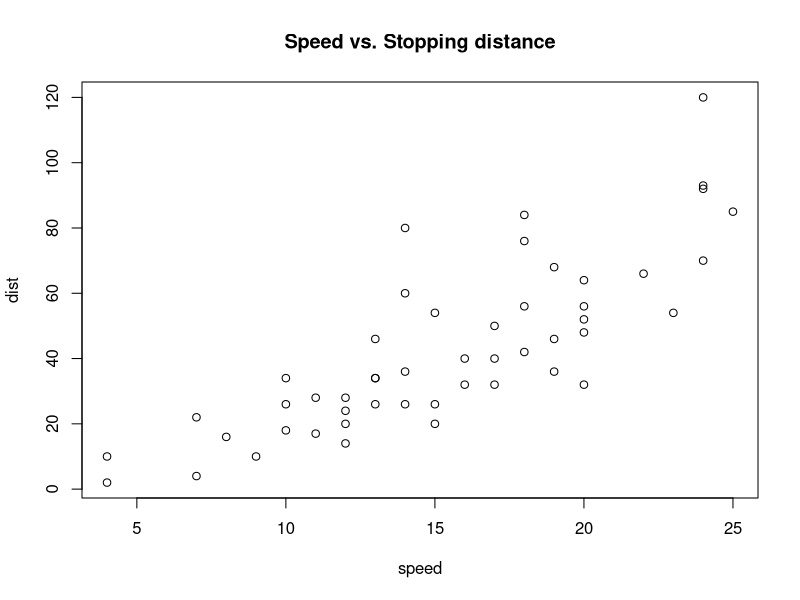
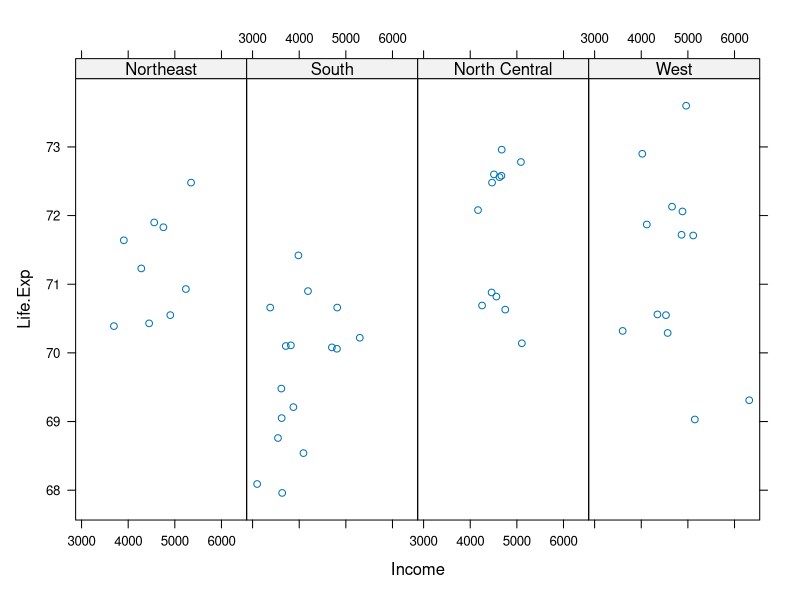
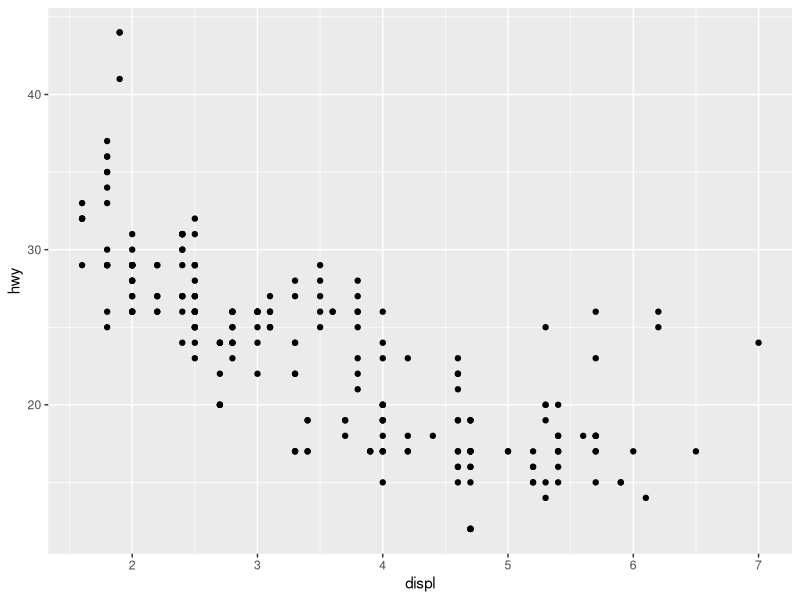
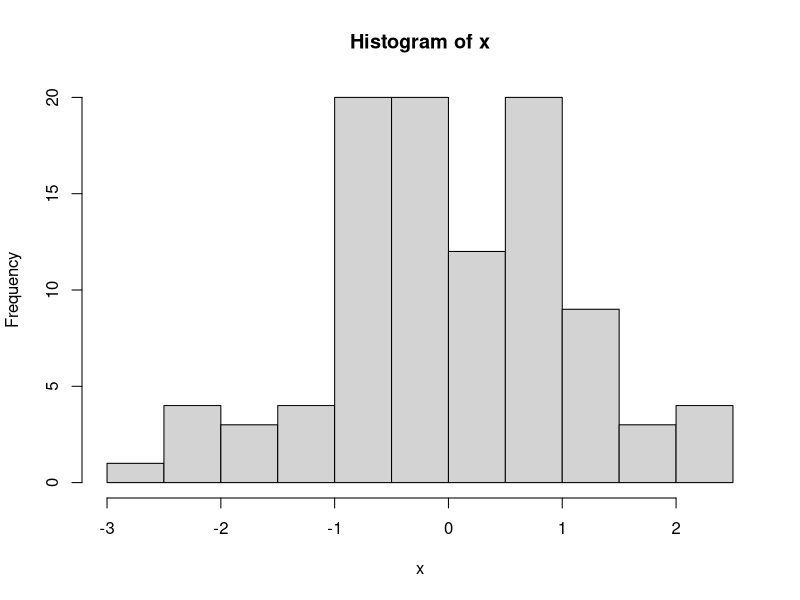
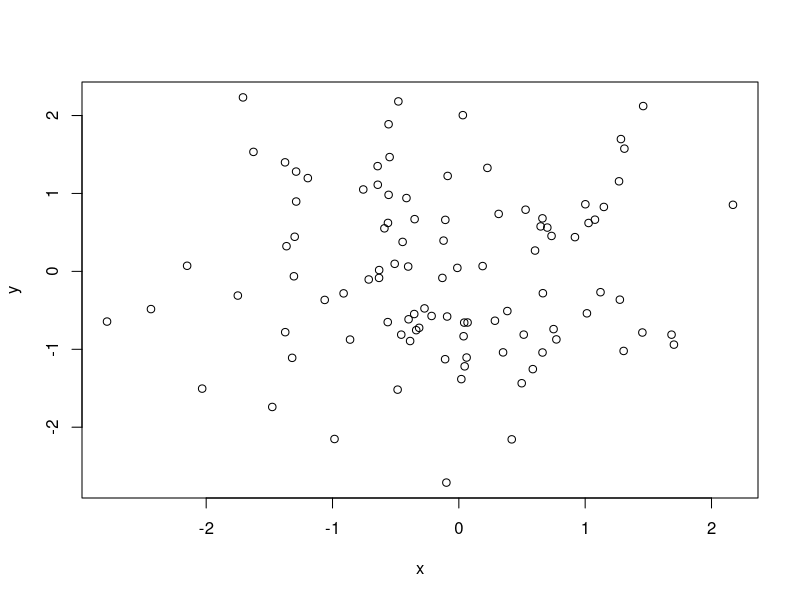
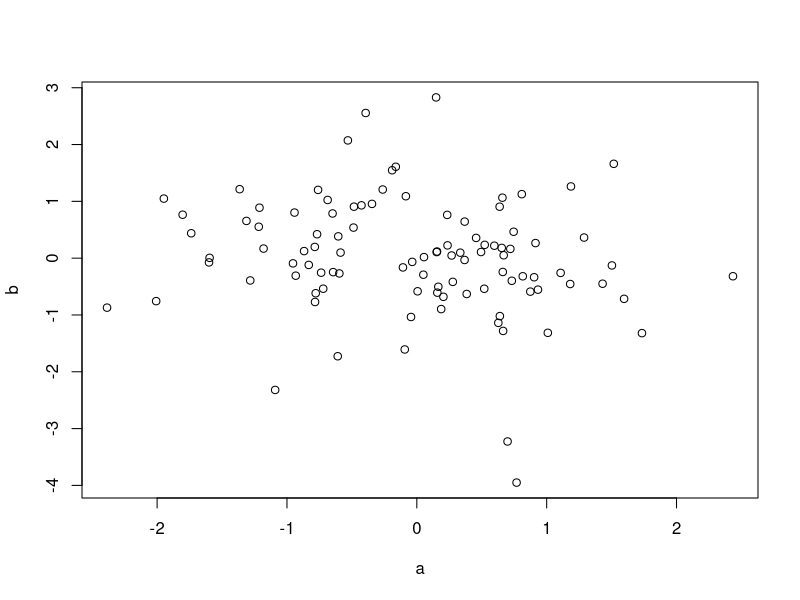
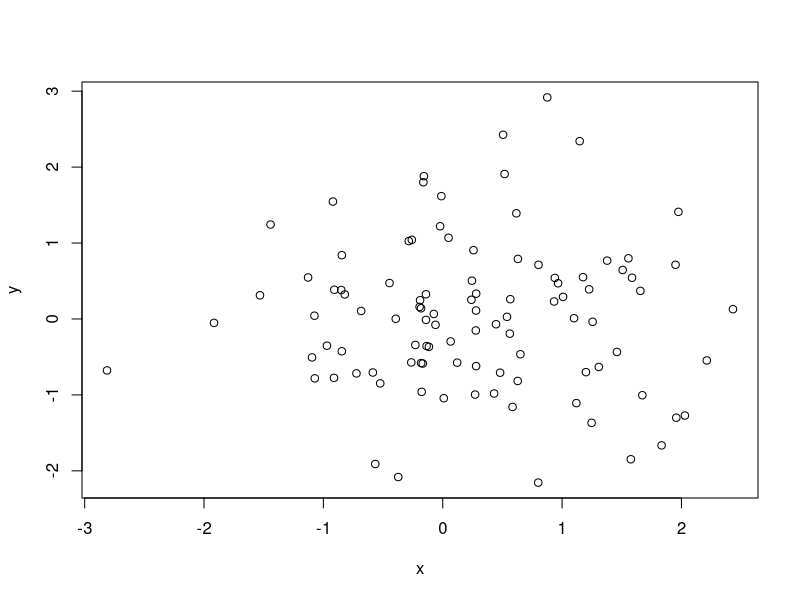
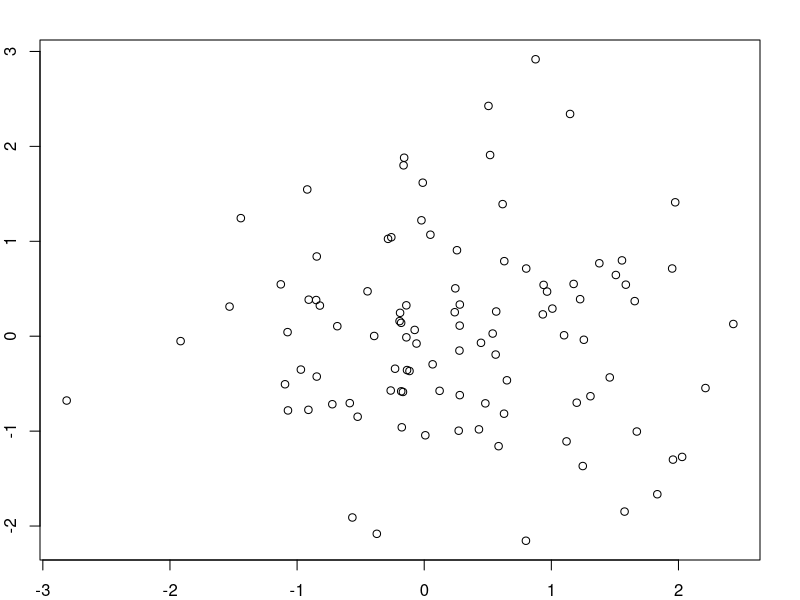

Reproduce these figures in R, in order.
## ---- chunk 1
knitr::opts_chunk$set(echo = TRUE)
## ---- chunk 2
 data(cars)
 
 ## Create the plot / draw canvas
 with(cars, plot(speed, dist))
 
 ## Add annotation
 title("Speed vs. Stopping distance")
 
## ---- chunk 3
library(lattice)

state <- data.frame(state.x77, region = state.region)
xyplot(Life.Exp ~ Income | region, data = state, layout = c(4, 1))
 
## ---- chunk 4
library(ggplot2)

data(mpg)
qplot(displ, hwy, data = mpg)
 
## ---- chunk 5

# 100 random numbers using  normal distribution 
x<-rnorm(100)

# Histogram
hist(x)

## ---- chunk 6

# 100 random numbers using  normal distribution 
x <- rnorm(100)
y <- rnorm(100)

# Scatter Plot
plot(x,y)

# Scatter Plot Practice
a <- rnorm(100)
b <- rnorm(100)
plot(a,b)

## ---- chunk 7

# 100 random numbers using  normal distribution 
x <- rnorm(100)
y <- rnorm(100)

# Scatter Plot Before Applying Margin (Default Margin)
plot(x,y)
## ---- chunk 8
# Adding Margin to Scatter Plot
par(mar = c(2,2,2,2))

# Scatter Plot After Applying Margin
plot(x,y)

## ---- chunk 9

# 100 random numbers using  normal distribution 
x <- rnorm(100)
y <- rnorm(100)


# Scatter Plot using pch=20
plot(x,y,pch=20)

# Scatter Plot using pch=15
plot(x,y,pch=15)

# Scatter Plot using pch=10
plot(x,y,pch=10)

# Scatter Plot using pch=5
plot(x,y,pch=5)
## ---- chunk 10
# 100 random numbers using  normal distribution 
x <- rnorm(100)
y <- rnorm(100)

# Scatter Plot
plot(x,y)

# Adding Title to Plot
title("My Scatterplot 1")

## ---- chunk 11
# 100 random numbers using  normal distribution 
x <- rnorm(100)
y <- rnorm(100)

# Scatter Plot along with title
plot(x,y, main="Scatterplot 2")

## ---- chunk 12
# 100 random numbers using  normal distribution 
x <- rnorm(100)
y <- rnorm(100)

# Scatter Plot
plot(x,y,pch=8)

# Adding Text in a Plot
text(-2,-1,"MyText")

## ---- chunk 13
# 100 random numbers using  normal distribution 
x <- rnorm(100)
y <- rnorm(100)

# Scatter Plot
plot(x,y,pch=8)

# Adding Legend to a Plot
legend("topleft",legend = "Data", pch = 8)

## ---- chunk 14
#define dataset

df <- data.frame(x = c(1,1,2,3,4,4,5,6,7,7,8,9,10,10,11),
                 y = c(12,13,16,11,22,24,25,24,24,27,30,32,35,38,40))

#plot x and y values in dataset
plot(df$x, df$y, pch = 15)
## ---- chunk 15
# To add a horizontal line at the value y = 25
plot(df$x, df$y, pch = 15)

abline(h = 25, col = 'blue', lwd = 2)
## ---- chunk 16
#create scatterplot for x and y
plot(df$x, df$y, pch = 18)

#create horizontal line at mean value of y
abline(h = mean(df$y), col='blue', lwd = 2)

#create horizontal lines at one standard deviation above and below the mean value
abline(h = mean(df$y) + sd(df$y), col = 'red', lwd = 3, lty = 2)
abline(h = mean(df$y) - sd(df$y), col = 'red', lwd = 3, lty = 2)

## ---- chunk 17
# To add a vertical line at the value x = 6
plot(df$x, df$y, pch = 15)

abline(v = 6, col = 'blue', lwd = 2)
## ---- chunk 18

#make this example reproducible
set.seed(0)

#create dataset with 1000 random values normally distributed with mean = 10, sd = 2
data <- rnorm(1000, mean = 10, sd = 2)

#create histogram of data values
hist(data, col = 'steelblue')

#draw a vertical dashed line at the mean value
abline(v = mean(data), lwd = 3, lty = 2)

## ---- chunk 19
#create scatterplot of x and y values
plot(df$x, df$y)

#fit a linear regression model to the data
reg_model <- lm(y ~ x, data = df)

#add the fitted regression line to the scatterplot
abline(reg_model)

## ---- chunk 20
#define dataset
df <- data.frame(x = c(1,1,2,3,4,4,5,6,7,7,8,9,10,10,11),
                 y = c(12,13,16,11,22,24,25,24,24,27,30,32,35,38,40))

#plot x and y values in dataset
plot(df$x, df$y, xlim = c(0,10), ylim = c(0,40))

#fit a linear regression model to the data
reg_model <- lm(y ~ x, data = df)
print(reg_model)
print(class(reg_model))
print(typeof(reg_model))

#define intercept and slope values
a <- coefficients(reg_model)[1] #intercept
b <- coefficients(reg_model)[2] #slope

print(a)
print(b)

#add the fitted regression line to the scatterplot
abline(a=a, b=b)

## ---- chunk 21

# y=2+5x
plot(1,type = "n", xlab = "The slope is positive 5. When x increases by 1, y increases by 5.The y-intercept is 2.",ylab = "",  xlim = c(0,4), ylim = c(0,20))

text(1,10,"y=2+5x")
abline(a=2, b=5)

# y=7.2-0.4x
plot(1,type = "n", xlab = "The slope is negative 0.4. When x increases by 1, y decreases by 0.4. The y-intercept is 7.2.",ylab = "",  xlim = c(0,4), ylim = c(0,8))

text(1,6,"y=7.2-0.4x")
abline(a=7.2, b=-0.4)

# y=-4
plot(1,type = "n", xlab = "The slope is 0. When x increases by 1, y neither increases/decreases. The y-intercept is -4.",ylab = "",  xlim = c(0,4), ylim = c(1,-5))

text(1,-3.5,"y=-4")
abline(a=-4, b=0, col="blue")

## ---- chunk 22

# y=130+4.3x
plot(1,type = "n", xlab = "hours of in-house training",ylab = "score on a job skills test",  xlim = c(0,15), ylim = c(120,220))

title("Job Performance Prediction Model")

text(5,135,"y=130+4.3x")
abline(a=130, b=4.3, col="red")
grid (3,5, lty = 6, col = "cornsilk2")

## ---- chunk 23

# 100 random numbers 
x <- rnorm(100)
y <- rnorm(100)
z <- rpois(100,2)

## ---- chunk 24
par(mfrow = c(2,1))
plot(x,y,pch=20)
plot(x,z,pch=20)
## ---- chunk 25

par(mfrow = c(1,2))
plot(x,y,pch=20)
plot(x,z,pch=20)

## ---- chunk 26

par(mfrow = c(2,2))
plot(x,y,pch=20, main = "First")
plot(x,z,pch=20, main = "Second")
plot(y,x,pch=20, main = "Third")
plot(z,x,pch=20, main = "Forth")

## ---- chunk 27

par(mfcol = c(2,2))
plot(x,y,pch=20, main = "First")
plot(x,z,pch=20, main = "Second")
plot(y,x,pch=20, main = "Third")
plot(z,x,pch=20, main = "Forth")

## ---- chunk 28

# Plot of random numbers
x <- rnorm(100)
y <- x + rnorm(100)

plot(x,y)

# Factor Object containing Male and Female data

g <- gl(2,50, labels = c("Male","Female"))

print(g)
## ---- chunk 29

# Blank Plot
plot(x,y, type = "n")

# Add Male points to graph
points(x[g=="Male"],y[g=="Male"], col = "light blue",pch=19)

# Add Female points to graph
points(x[g=="Female"],y[g=="Female"], col = "pink", pch=19)

## ---- chunk 30

library(datasets)

with(faithful,plot(eruptions,waiting)) ## Make plot appear on screen device
title(main= "Old Faithful Geyser data") ## Annotate plot

## ---- chunk 31

library(datasets)

pdf(file = "myplot.pdf") ## Open PDF file; create 'myplot.pdf' in working directory

with(faithful,plot(eruptions,waiting)) ## Create plot and send to a file (no plot appears on screen device)

title(main= "Old Faithful Geyser data") ## Annotate plot; still nothing on screen

dev.off() ## Close the PDF file device; Now the 'myplot.pdf' will appear on the screen.

## ---- chunk 32
# Open first device and plot data1
windows()
data1 <- 1:10
plot(data1,main="FIRST")
 
# Open second device and plot data2
windows()
data2 <- rnorm(10)
plot(data2, main="SECOND")


# 1. Currently active device `dev.cur()`
dev.cur()

# 2. Setting active device `dev.set(<integer>)`

## set active device and draw line1
dev.set(3)
abline(0,1, col = "red")

# 3. Switching active device `dev.prev()` & `dev.next()`

## Switch active device and draw line2
dev.set(dev.next())
abline(h = mean(data2), col = "red")

## Switch active device and draw legend
dev.set(dev.prev())
abline(0,1, col = "green", lwd=5)
legend("topleft",legend = "Data", pch = 1)

## ---- chunk 33
library(datasets)
 
## Create plot on screen device
with(faithful, plot(eruptions, waiting))  
 
## Add a main title
title(main = "Old Faithful Geyser data")  
 
## Copy my plot to a PNG file
dev.copy(png, file = "geyserplot.png")  

## Don't forget to close the PNG device!
dev.off()  

## ---- chunk 34
pollution <- read.csv("data/avgpm25.csv", colClasses = c("numeric","character","factor","numeric","numeric"))
head(pollution)
## ---- chunk 35
  summary(pollution$pm25)
## ---- chunk 36
  boxplot(pollution$pm25, col = "blue")

    # Overlaying Feature
  
    boxplot(pollution$pm25, col = "blue")
    abline(h=12)
  
    boxplot(pollution$pm25, col = "blue")
    abline(h=c(11,12,13))
## ---- chunk 37
  hist(pollution$pm25, col = "green")
  rug(pollution$pm25)
  
    # Histogram with change breaks
  
    hist(pollution$pm25, col = "green", breaks = 100)
    rug(pollution$pm25)
  
    # Overlaying Feature
  
    hist(pollution$pm25, col = "green")
    abline(v = 12,lwd = 2)
    abline(v = median(pollution$pm25), col = "magenta", lwd = 4)
## ---- chunk 38
  barplot(table(pollution$region), col = "wheat", main = "Number of Counties in Each Region")
## ---- chunk 39
pollution <- read.csv("data/avgpm25.csv", colClasses = c("numeric","character","factor","numeric","numeric"))
head(pollution)
## ---- chunk 40
  boxplot(pm25 ~ region,data = pollution, col = "red")
## ---- chunk 41
  par(mfrow = c(2,1),mar = c(4,4,2,1) )
  hist(subset(pollution, region == "east")$pm25, col = "green")
  hist(subset(pollution, region == "west")$pm25, col = "green")
## ---- chunk 42
  with(pollution, plot(latitude, pm25))
  abline(h = 12, lwd = 2, lty = 2)
  
  # 3.1 Scatterplot - Using Color
  with(pollution, plot(latitude, pm25, col = region))
  abline(h = 12, lwd = 2, lty = 2)
   
  # 3.2 Multiple Scatterplots
  par(mfrow = c(1,2),mar = c(5,4,2,1) )  
  with(subset(pollution, region == "west"), plot(latitude, pm25, main = "west"))
  with(subset(pollution, region =="east"), plot(latitude, pm25, main="East"))
